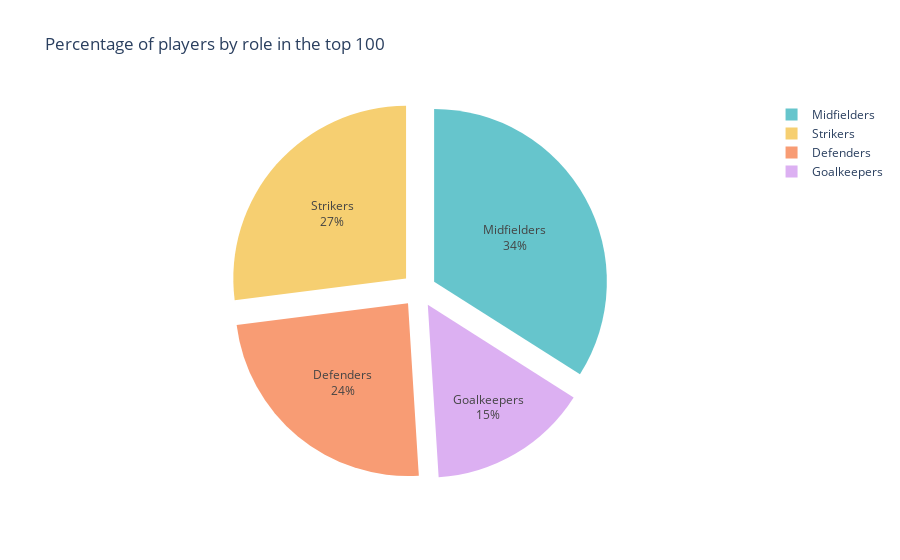

This figure's notebook cell:
### Markdown cell above
Pie plot of best 100 players by role

### Code cell
df_pie = df.groupby("role").size().to_frame('count').reset_index()
fig3= px.pie(df_pie, values='count', names='role', title='Percentage of players by role in the top 100',color_discrete_sequence=px.colors.qualitative.Pastel)
# Define hover info, text size, pull amount for each pie slice, and stroke
fig3.update_traces(hoverinfo = 'label+percent', textfont_size = 12,
                  textinfo = 'label+percent', pull = [0.1, 0.1, 0.1, 0.1, 0.1, 0.1])
fig3.show()
#Prevalence of Midfielders and Defenders
#This is an interactive graph you can remove and add categories from the legend

### Figure 1 — Plotly figure (JSON) as saved in the notebook; plotly's stock layout.template omitted (floating-point values rounded to 4 significant figures)
{"data": [{"domain": {"x": [0, 1], "y": [0, 1]}, "hoverinfo": "label+percent", "hovertemplate": "role=%{label}<br>count=%{value}<extra></extra>", "labels": ["Defenders", "Goalkeepers", "Midfielders", "Strikers"], "legendgroup": "", "name": "", "pull": [0.1, 0.1, 0.1, 0.1, 0.1, 0.1], "showlegend": true, "textfont": {"size": 12}, "textinfo": "label+percent", "type": "pie", "values": [24, 15, 34, 27]}], "layout": {"legend": {"tracegroupgap": 0}, "piecolorway": ["rgb(102, 197, 204)", "rgb(246, 207, 113)", "rgb(248, 156, 116)", "rgb(220, 176, 242)", "rgb(135, 197, 95)", "rgb(158, 185, 243)", "rgb(254, 136, 177)", "rgb(201, 219, 116)", "rgb(139, 224, 164)", "rgb(180, 151, 231)", "rgb(179, 179, 179)"], "title": {"text": "Percentage of players by role in the top 100"}}}
